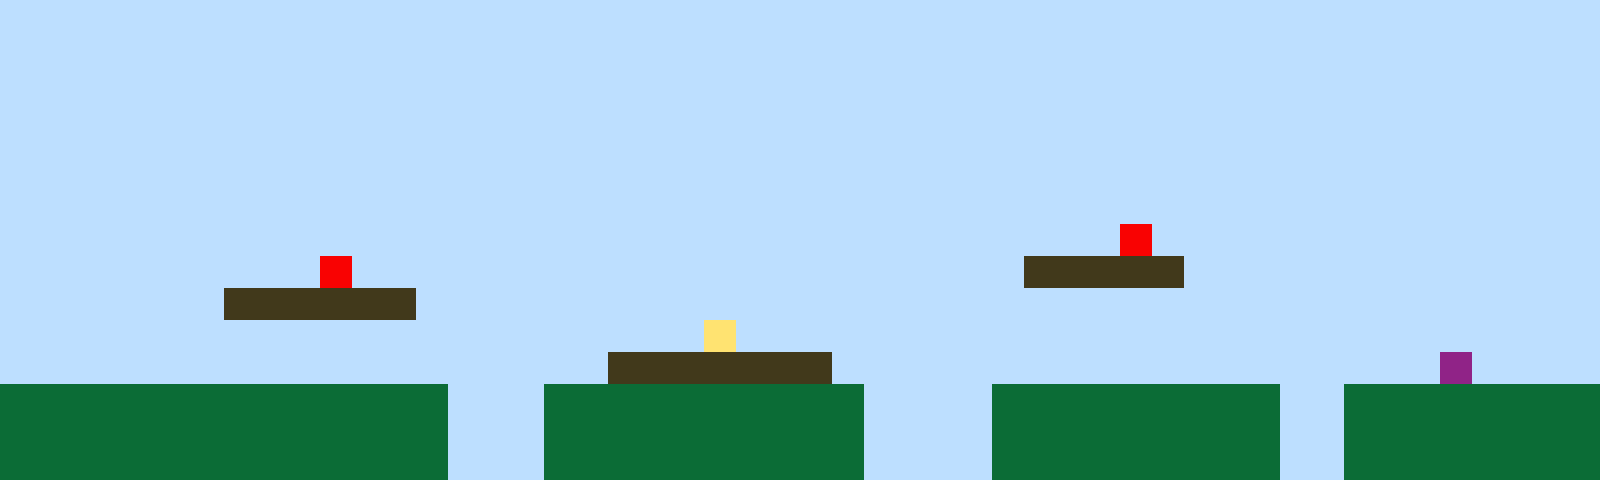

This game map was drawn from its Tiled (.tmx) file and the tilesets committed beside it. A one-line description and the full map source follow:
An orthogonal 50x15 tile map with 32x32 px tiles, 1 tile layer (Tile Layer 1).

<map version="1.10" tiledversion="1.11.2" orientation="orthogonal" renderorder="right-up" width="50" height="15" tilewidth="32" tileheight="32" infinite="0" nextlayerid="2" nextobjectid="1"><editorsettings><export target="map1.csv" format="csv" /></editorsettings><tileset firstgid="1" name="sprites" tilewidth="32" tileheight="32" tilecount="6" columns="3"><image source="sprites.png" width="96" height="64" /></tileset><layer id="1" name="Tile Layer 1" width="50" height="15"><data encoding="csv">1,1,1,1,1,1,1,1,1,1,1,1,1,1,1,1,1,1,1,1,1,1,1,1,1,1,1,1,1,1,1,1,1,1,1,1,1,1,1,1,1,1,1,1,1,1,1,1,1,1,1,1,1,1,1,1,1,1,1,1,1,1,1,1,1,1,1,1,1,1,1,1,1,1,1,1,1,1,1,1,1,1,1,1,1,1,1,1,1,1,1,1,1,1,1,1,1,1,1,1,1,1,1,1,1,1,1,1,1,1,1,1,1,1,1,1,1,1,1,1,1,1,1,1,1,1,1,1,1,1,1,1,1,1,1,1,1,1,1,1,1,1,1,1,1,1,1,1,1,1,1,1,1,1,1,1,1,1,1,1,1,1,1,1,1,1,1,1,1,1,1,1,1,1,1,1,1,1,1,1,1,1,1,1,1,1,1,1,1,1,1,1,1,1,1,1,1,1,1,1,1,1,1,1,1,1,1,1,1,1,1,1,1,1,1,1,1,1,1,1,1,1,1,1,1,1,1,1,1,1,1,1,1,1,1,1,1,1,1,1,1,1,1,1,1,1,1,1,1,1,1,1,1,1,1,1,1,1,1,1,1,1,1,1,1,1,1,1,1,1,1,1,1,1,1,1,1,1,1,1,1,1,1,1,1,1,1,1,1,1,1,1,1,1,1,1,1,1,1,1,1,1,1,1,1,1,1,1,1,1,1,1,1,1,1,1,1,1,1,1,1,1,1,1,1,1,1,1,1,1,1,1,1,1,1,1,1,1,1,1,1,1,1,1,1,1,1,1,1,1,1,1,1,1,1,1,1,1,1,1,1,1,1,1,1,1,1,1,1,1,1,1,1,1,1,1,1,1,1,1,1,1,1,1,1,5,1,1,1,1,1,1,1,1,1,1,1,1,1,1,1,1,1,1,1,1,1,1,1,1,5,1,1,1,1,1,1,1,1,1,1,1,1,1,1,1,1,1,1,1,1,1,3,3,3,3,3,1,1,1,1,1,1,1,1,1,1,1,1,1,1,1,1,1,1,1,1,3,3,3,3,3,3,1,1,1,1,1,1,1,1,1,1,1,1,1,1,1,1,1,1,1,1,1,1,1,1,1,1,1,1,1,1,1,1,1,1,1,1,1,1,1,1,1,1,1,1,1,1,1,1,1,1,1,1,1,1,1,1,1,1,1,4,1,1,1,1,1,1,1,1,1,1,1,1,1,1,1,1,1,1,1,1,1,1,1,1,1,1,1,1,1,1,1,1,1,1,1,1,1,1,1,1,1,1,1,1,1,1,3,3,3,3,3,3,3,1,1,1,1,1,1,1,1,1,1,1,1,1,1,1,1,1,1,1,6,1,1,1,1,2,2,2,2,2,2,2,2,2,2,2,2,2,2,1,1,1,2,2,2,2,2,2,2,2,2,2,1,1,1,1,2,2,2,2,2,2,2,2,2,1,1,2,2,2,2,2,2,2,2,2,2,2,2,2,2,2,2,2,2,2,2,2,2,1,1,1,2,2,2,2,2,2,2,2,2,2,1,1,1,1,2,2,2,2,2,2,2,2,2,1,1,2,2,2,2,2,2,2,2,2,2,2,2,2,2,2,2,2,2,2,2,2,2,1,1,1,2,2,2,2,2,2,2,2,2,2,1,1,1,1,2,2,2,2,2,2,2,2,2,1,1,2,2,2,2,2,2,2,2</data></layer></map>
